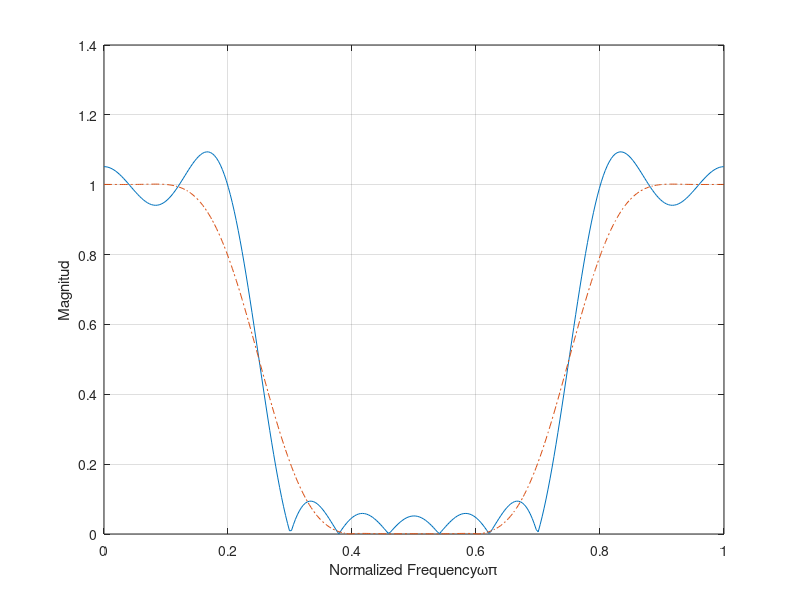

Here is the MATLAB script that generated this plot:
clear all
wc1=0.25*pi;wc2=0.75*pi;
N=25;
alpha=(N-1)/2
eps=0.001;
n=0:1:N-1;
hd=(sin(wc1*(n-alpha+eps))-sin(wc2*(n-alpha+eps))+sin(pi*(n-alpha+eps)))./(pi*(n-alpha+eps));
wr=boxcar(N);
hn=hd.*wr';
w=0:0.01:pi;
h=freqz(hn,1,w);
plot(w/pi,abs(h));
hold on
wh=hamming(N);
hn=hd.*wh';
w=0:0.01:pi;
h=freqz(hn,1,w);
plot(w/pi,abs(h),'-.'); grid;
xlabel('Normalized Frequency\omega\pi');
ylabel('Magnitud'); hold off